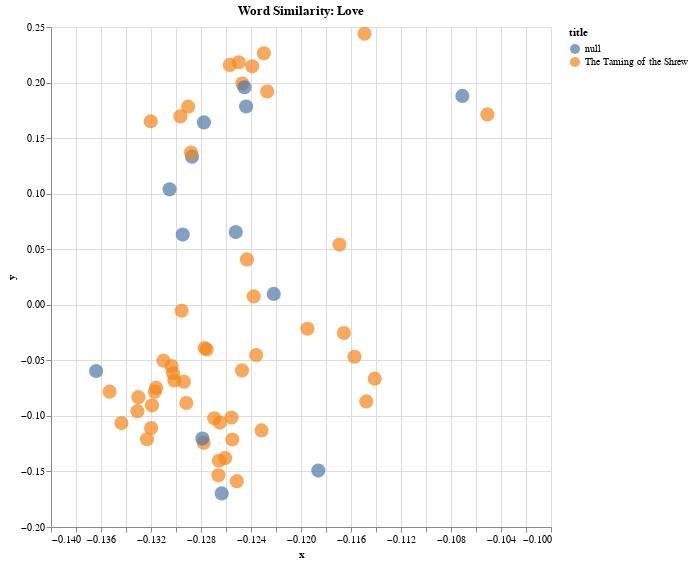

Notebook cell for this chart:
### Code cell
alt.Chart(df_2,title="Word Similarity: Love").mark_circle(size=200).encode(
    alt.X('x',
        scale=alt.Scale(zero=False)
    ), y="y", color= 'title',
    # If you click a point, take you to the URL link 
    # The categories that show up in the hover tooltip
    tooltip=['title', 'speaker_gender', 'speaker', 'act', 'context']
    ).interactive().properties(
    width=500,
    height=500
)

### Figure 1 — Vega-Lite specification as saved in the notebook (floating-point values rounded to 4 significant figures)
{"config": {"view": {"continuousWidth": 400, "continuousHeight": 300}}, "data": {"name": "data-da98e645b9b92bf70063a1c16557dc41"}, "mark": {"type": "circle", "size": 200}, "encoding": {"color": {"field": "title", "type": "nominal"}, "tooltip": [{"field": "title", "type": "nominal"}, {"field": "speaker_gender", "type": "nominal"}, {"field": "speaker", "type": "nominal"}, {"field": "act", "type": "nominal"}, {"field": "context", "type": "nominal"}], "x": {"field": "x", "scale": {"zero": false}, "type": "quantitative"}, "y": {"field": "y", "type": "quantitative"}}, "height": 500, "selection": {"selector011": {"type": "interval", "bind": "scales", "encodings": ["x", "y"]}}, "title": "Word Similarity: Love", "width": 500, "$schema": "https://vega.github.io/schema/vega-lite/v4.17.0.json", "datasets": {"data-da98e645b9b92bf70063a1c16557dc41": [{"x": -0.1331, "y": -0.09572, "context": "tell him from me, as he will win my **love**, he bear himself with honorable action, such as", "tokens": "tell him from me , as he will win my love , he bear himself with honorable action , such as", "title": "The Taming of the Shrew", "speaker_gender": "M", "speaker": "Lord", "act": "induction"}, {"x": -0.1251, "y": -0.1587, "context": "humble wife may show her duty and make known her **love** and then with kind embracements, tempting kisses,", "tokens": "humble wife may show her duty and make known her love and then with kind embrace ##ments , tempting kisses ,", "title": "The Taming of the Shrew", "speaker_gender": "M", "speaker": "Lord", "act": "induction"}, {"x": -0.1287, "y": 0.1333, "context": "studded all with gold and pearl dost thou **love** hawking thou hast hawks will soar above", "tokens": "stud ##ded all with gold and pearl dos ##t thou love hawk ##ing thou has ##t hawks will so ##ar above", "title": null, "speaker_gender": null, "speaker": null, "act": null}, {"x": -0.1295, "y": 0.06314, "context": "fleeter than the roe servingman dost thou **love** pictures we will fetch thee straight adonis painted by", "tokens": "fleet ##er than the roe serving ##man dos ##t thou love pictures we will fetch thee straight ad ##onis painted by", "title": null, "speaker_gender": null, "speaker": null, "act": null}, {"x": -0.1247, "y": -0.05905, "context": "of great italy, and by my father ’ s **love** and leave am armed with his goodwill and thy good", "tokens": "of great italy , and by my father ’ s love and leave am armed with his goodwill and thy good", "title": "The Taming of the Shrew", "speaker_gender": "M", "speaker": "Lucentio", "act": "1"}, {"x": -0.1227, "y": 0.1921, "context": "a husband for the elder if either of you both **love** katherine, because i know you well and **love** you", "tokens": "a husband for the elder if either of you both love katherine , because i know you well and love you", "title": "The Taming of the Shrew", "speaker_gender": "M", "speaker": "Baptista", "act": "1"}, {"x": -0.1247, "y": 0.1991, "context": "both **love** katherine, because i know you well and **love** you well, leave shall you have to court her", "tokens": "both love katherine , because i know you well and love you well , leave shall you have to court her", "title": "The Taming of the Shrew", "speaker_gender": "M", "speaker": "Baptista", "act": "1"}, {"x": -0.1297, "y": 0.1695, "context": "lease thee, good bianca, for i will **love** thee ne ’ er the less, my girl,", "tokens": "##lea ##se thee , good bianca , for i will love thee ne ’ er the less , my girl ,", "title": "The Taming of the Shrew", "speaker_gender": "M", "speaker": "Baptista", "act": "1"}, {"x": -0.133, "y": -0.08313, "context": "good here ’ s none will hold you — their **love** is not so great, hortensio,", "tokens": "good here ’ s none will hold you — their love is not so great , ho ##rte ##ns ##io ,", "title": "The Taming of the Shrew", "speaker_gender": "M", "speaker": "Gremio", "act": "1"}, {"x": -0.1294, "y": -0.06931, "context": "’ s dough on both sides farewell yet for the **love** i bear my sweet bianca, if i can by", "tokens": "’ s dough on both sides farewell yet for the love i bear my sweet bianca , if i can by", "title": "The Taming of the Shrew", "speaker_gender": "M", "speaker": "Gremio", "act": "1"}, {"x": -0.1266, "y": -0.1404, "context": "fair mistress and be happy rivals in bianca ’ s **love** ) to labor and effect one thing specially what ’", "tokens": "fair mistress and be happy rivals in bianca ’ s love ) to labor and effect one thing specially what ’", "title": "The Taming of the Shrew", "speaker_gender": "M", "speaker": "Hortensio", "act": "1"}, {"x": -0.1302, "y": -0.06163, "context": ", sir, tell me, is it possible that **love** should of a sudden take such hold o tranio", "tokens": ", sir , tell me , is it possible that love should of a sudden take such hold o tran ##io", "title": "The Taming of the Shrew", "speaker_gender": "M", "speaker": "Tranio", "act": "1"}, {"x": -0.1301, "y": -0.06812, "context": "i stood looking on, i found the effect of **love**-in-idleness, and now in plain", "tokens": "i stood looking on , i found the effect of love - in - idle ##ness , and now in plain", "title": "The Taming of the Shrew", "speaker_gender": "M", "speaker": "Lucentio", "act": "1"}, {"x": -0.1277, "y": -0.03898, "context": "you now affection is not rated from the heart if **love** have touched you, naught remains but so:", "tokens": "you now affection is not rated from the heart if love have touched you , na ##ught remains but so :", "title": "The Taming of the Shrew", "speaker_gender": "M", "speaker": "Tranio", "act": "1"}, {"x": -0.123, "y": 0.2264, "context": "trance — i pray, awake, sir if you **love** the maid, bend thoughts and wits to achieve her", "tokens": "trance — i pray , awake , sir if you love the maid , bend thoughts and wits to achieve her", "title": "The Taming of the Shrew", "speaker_gender": "M", "speaker": "Tranio", "act": "1"}, {"x": -0.1269, "y": -0.1022, "context": "father rid his hands of her, master, your **love** must live a maid at home, and therefore has", "tokens": "father rid his hands of her , master , your love must live a maid at home , and therefore has", "title": "The Taming of the Shrew", "speaker_gender": "M", "speaker": "Tranio", "act": "1"}, {"x": -0.1245, "y": 0.1958, "context": "to be lucentio, because so well i **love** lucentio tranio, be so, because", "tokens": "to be luce ##nti ##o , because so well i love luce ##nti ##o tran ##io , be so , because", "title": null, "speaker_gender": null, "speaker": null, "act": null}, {"x": -0.1255, "y": -0.1212, "context": "she as foul as was florentius ’ **love**, as old as sibyl, and as", "tokens": "she as foul as was fl ##ore ##nti ##us ’ love , as old as si ##by ##l , and as", "title": "The Taming of the Shrew", "speaker_gender": "M", "speaker": "Petruchio", "act": "2"}, {"x": -0.1278, "y": -0.1243, "context": "more, suitors to her and rivals in my **love**, supposing it a thing impossible, for", "tokens": "more , suit ##ors to her and rivals in my love , su ##pp ##osing it a thing impossible , for", "title": "The Taming of the Shrew", "speaker_gender": "M", "speaker": "Hortensio", "act": "2"}, {"x": -0.1157, "y": -0.04673, "context": "device at least, have leave and leisure to make **love** to her and unsuspected court her by", "tokens": "device at least , have leave and leisure to make love to her and un ##sus ##pe ##cted court her by", "title": "The Taming of the Shrew", "speaker_gender": "M", "speaker": "Hortensio", "act": "2"}, {"x": -0.1266, "y": -0.1534, "context": "grumio, it is the rival of my **love** petruchio, stand by awhile petruchio", "tokens": "gr ##umi ##o , it is the rival of my love pet ##ru ##chio , stand by awhile pet ##ru ##chio", "title": "The Taming of the Shrew", "speaker_gender": "M", "speaker": "Hortensio", "act": "2"}, {"x": -0.1232, "y": -0.113, "context": "ll have them very fairly bound, all books of **love** see that at any hand, and see you read", "tokens": "ll have them very fairly bound , all books of love see that at any hand , and see you read", "title": "The Taming of the Shrew", "speaker_gender": "M", "speaker": "Gremio", "act": "2"}, {"x": -0.1261, "y": -0.138, "context": "o, ’ tis now no time to vent our **love** listen to me, and if you speak me fair", "tokens": "##o , ’ tis now no time to vent our love listen to me , and if you speak me fair", "title": "The Taming of the Shrew", "speaker_gender": "M", "speaker": "Hortensio", "act": "2"}, {"x": -0.1244, "y": 0.1784, "context": "hand, i pray, as lucentio i **love** no chiders, sir biondello, let", "tokens": "hand , i pray , as luce ##nti ##o i love no chi ##ders , sir bio ##nde ##llo , let", "title": null, "speaker_gender": null, "speaker": null, "act": null}, {"x": -0.1141, "y": -0.06651, "context": "’ ll know: that she ’ s the choice **love** of signior gremio that she ’ s", "tokens": "’ ll know : that she ’ s the choice love of sign ##ior gr ##emi ##o that she ’ s", "title": "The Taming of the Shrew", "speaker_gender": "M", "speaker": "Baptista", "act": "2"}, {"x": -0.1236, "y": -0.04524, "context": "dance barefoot on her wedding day and, for your **love** to her, lead apes in hell talk not to", "tokens": "dance barefoot on her wedding day and , for your love to her , lead apes in hell talk not to", "title": "The Taming of the Shrew", "speaker_gender": "F", "speaker": "Katherine", "act": "1"}, {"x": -0.1256, "y": -0.1015, "context": "tell me, if i get your daughter ’ s **love**, what dowry shall i have with her to wife", "tokens": "tell me , if i get your daughter ’ s love , what dowry shall i have with her to wife", "title": "The Taming of the Shrew", "speaker_gender": "M", "speaker": "Petruchio", "act": "1"}, {"x": -0.1344, "y": -0.1064, "context": "special thing is well obtained, that is, her **love**, for that is all in all why, that", "tokens": "special thing is well obtained , that is , her love , for that is all in all why , that", "title": "The Taming of the Shrew", "speaker_gender": "M", "speaker": "Baptista", "act": "1"}, {"x": -0.125, "y": 0.2182, "context": "world, it is a lusty wench i **love** her ten times more than ere i did o", "tokens": "world , it is a lust ##y wen ##ch i love her ten times more than er ##e i did o", "title": "The Taming of the Shrew", "speaker_gender": "M", "speaker": "Petruchio", "act": "1"}, {"x": -0.1186, "y": -0.1492, "context": "that in a twink she won me to her **love** o, you are novices ’ tis a world", "tokens": "that in a twin ##k she won me to her love o , you are novice ##s ’ tis a world", "title": null, "speaker_gender": null, "speaker": null, "act": null}, {"x": -0.1288, "y": 0.1371, "context": ", as lucentio and i am one that **love** bianca more than words can witness or your thoughts can", "tokens": ", as luce ##nti ##o and i am one that love bianca more than words can witness or your thoughts can", "title": "The Taming of the Shrew", "speaker_gender": "M", "speaker": "Tranio", "act": "1"}, {"x": -0.1305, "y": 0.1039, "context": "lucentio youngling, thou canst not **love** so dear as i, as lucentio gray", "tokens": "luce ##nti ##o young ##ling , thou cans ##t not love so dear as i , as luce ##nti ##o gray", "title": null, "speaker_gender": null, "speaker": null, "act": null}, {"x": -0.1364, "y": -0.0596, "context": ", as lucentio graybeard, thy **love** doth freeze, as lucentio but thin", "tokens": ", as luce ##nti ##o gray ##be ##ard , thy love dot ##h freeze , as luce ##nti ##o but thin", "title": null, "speaker_gender": null, "speaker": null, "act": null}, {"x": -0.1263, "y": -0.1698, "context": "daughter greatest dower shall have my bianca ’ s **love** say, signior gremio, what can", "tokens": "daughter greatest dow ##er shall have my bianca ’ s love say , sign ##ior gr ##emi ##o , what can", "title": null, "speaker_gender": null, "speaker": null, "act": null}, {"x": -0.132, "y": -0.1109, "context": "geia tellus, disguised thus to get your **love**, hic steterat, and that luce", "tokens": "##ge ##ia tell ##us , disguised thus to get your love , hi ##c ste ##tera ##t , and that luce", "title": "The Taming of the Shrew", "speaker_gender": "M", "speaker": "Lucentio", "act": "1"}, {"x": -0.1323, "y": -0.1211, "context": "for my life the knave doth court my **love** pedascule, i ’ ll watch you better", "tokens": "for my life the kn ##ave dot ##h court my love pe ##das ##cule , i ’ ll watch you better", "title": "The Taming of the Shrew", "speaker_gender": "M", "speaker": "Hortensio", "act": "1"}, {"x": -0.1148, "y": -0.087, "context": "methinks he looks as though he were in **love** yet if thy thoughts, bianca, be so humble", "tokens": "met ##hin ##ks he looks as though he were in love yet if thy thoughts , bianca , be so humble", "title": "The Taming of the Shrew", "speaker_gender": "M", "speaker": "Hortensio", "act": "1"}, {"x": -0.1169, "y": 0.05414, "context": "and lucentio exit but, sir, to **love** concerneth us to add her father ’ s liking", "tokens": "and luce ##nti ##o exit but , sir , to love concern ##eth us to add her father ’ s liking", "title": "The Taming of the Shrew", "speaker_gender": "M", "speaker": "Tranio", "act": "2"}, {"x": -0.1149, "y": 0.2439, "context": "treat me how you can now, if you **love** me, stay grumio, my horse a", "tokens": "##tre ##at me how you can now , if you love me , stay gr ##umi ##o , my horse a", "title": "The Taming of the Shrew", "speaker_gender": "M", "speaker": "Hortensio", "act": "2"}, {"x": -0.1278, "y": 0.1641, "context": "from the dresser and serve it thus to me that **love** it not there, take it to you, trench", "tokens": "from the dresser and serve it thus to me that love it not there , take it to you , trench", "title": null, "speaker_gender": null, "speaker": null, "act": null}, {"x": -0.1222, "y": 0.009787, "context": "i read that i profess, the art to **love**, as cambio and may you prove, sir", "tokens": "i read that i prof ##ess , the art to love , as cam ##bio and may you prove , sir", "title": null, "speaker_gender": null, "speaker": null, "act": null}, {"x": -0.1353, "y": -0.07818, "context": "litio, as lucentio o despiteful **love**, unconstant womankind i tell thee", "tokens": "lit ##io , as luce ##nti ##o o despite ##ful love , un ##con ##stan ##t woman ##kind i tell thee", "title": "The Taming of the Shrew", "speaker_gender": "M", "speaker": "Tranio", "act": "2"}, {"x": -0.1279, "y": -0.1203, "context": "so contented, forswear bianca and her **love** forever, as lucentio see how they kiss", "tokens": "so content ##ed , for ##sw ##ear bianca and her love forever , as luce ##nti ##o see how they kiss", "title": null, "speaker_gender": null, "speaker": null, "act": null}, {"x": -0.1317, "y": -0.07821, "context": "not their beauteous looks, shall win my **love**, and so i take my leave, in resolution", "tokens": "not their beau ##te ##ous looks , shall win my love , and so i take my leave , in resolution", "title": "The Taming of the Shrew", "speaker_gender": "M", "speaker": "Baptista", "act": "1"}, {"x": -0.131, "y": -0.05028, "context": "i have ta ’ en you napping, gentle **love**, and have forsworn you with horte", "tokens": "i have ta ’ en you nap ##ping , gentle love , and have for ##sw ##orn you with ho ##rte", "title": "The Taming of the Shrew", "speaker_gender": "M", "speaker": "Hortensio", "act": "2"}, {"x": -0.1316, "y": -0.07476, "context": "if he were the right vincentio take in your **love**, and then let me alone lucentio and", "tokens": "if he were the right vincent ##io take in your love , and then let me alone luce ##nti ##o and", "title": "The Taming of the Shrew", "speaker_gender": "M", "speaker": "Tranio", "act": "2"}, {"x": -0.1319, "y": -0.09053, "context": "these wants, he does it under name of perfect **love**, as who should say, if i should sleep", "tokens": "these wants , he does it under name of perfect love , as who should say , if i should sleep", "title": "The Taming of the Shrew", "speaker_gender": "F", "speaker": "Katherine", "act": "3"}, {"x": -0.1071, "y": 0.188, "context": "piece of beef and mustard a dish that i do **love** to feed upon ay, but the mustard is", "tokens": "piece of beef and mustard a dish that i do love to feed upon a ##y , but the mustard is", "title": null, "speaker_gender": null, "speaker": null, "act": null}, {"x": -0.1238, "y": 0.007532, "context": "uck up thy spirits look cheerfully upon me here, **love**, thou seest how diligent i am", "tokens": "##uck up thy spirits look cheerfully upon me here , love , thou sees ##t how dil ##igen ##t i am", "title": "The Taming of the Shrew", "speaker_gender": "M", "speaker": "Petruchio", "act": "3"}, {"x": -0.1166, "y": -0.0254, "context": "nsio prepare to eat and now, my honey **love**, will we return unto thy father ’ s house", "tokens": "##ns ##io prepare to eat and now , my honey love , will we return unto thy father ’ s house", "title": "The Taming of the Shrew", "speaker_gender": "M", "speaker": "Petruchio", "act": "3"}, {"x": -0.1257, "y": 0.2159, "context": "a bauble, a silken pie i **love** thee well in that thou lik ’ st it", "tokens": "a ba ##ub ##le , a silk ##en pie i love thee well in that thou li ##k ’ st it", "title": "The Taming of the Shrew", "speaker_gender": "M", "speaker": "Petruchio", "act": "3"}, {"x": -0.1051, "y": 0.1713, "context": "well in that thou lik ’ st it not **love** me, or **love** me not, i like the", "tokens": "well in that thou li ##k ’ st it not love me , or love me not , i like the", "title": "The Taming of the Shrew", "speaker_gender": "F", "speaker": "Katherine", "act": "3"}, {"x": -0.1239, "y": 0.2146, "context": "lik ’ st it not **love** me, or **love** me not, i like the cap, and it", "tokens": "li ##k ’ st it not love me , or love me not , i like the cap , and it", "title": "The Taming of the Shrew", "speaker_gender": "F", "speaker": "Katherine", "act": "3"}, {"x": -0.1292, "y": -0.0884, "context": "o made me acquainted with a weighty cause of **love** between your daughter and himself and, for the good", "tokens": "##o made me acquainted with a weight ##y cause of love between your daughter and himself and , for the good", "title": "The Taming of the Shrew", "speaker_gender": "M", "speaker": "Merchant", "act": "4"}, {"x": -0.1304, "y": -0.05515, "context": "good report i hear of you, and for the **love** he beareth to your daughter and she to him", "tokens": "good report i hear of you , and for the love he bear ##eth to your daughter and she to him", "title": "The Taming of the Shrew", "speaker_gender": "M", "speaker": "Merchant", "act": "4"}, {"x": -0.132, "y": 0.1651, "context": "it is your son lucentio here doth **love** my daughter, and she loveth him, or", "tokens": "it is your son luce ##nti ##o here dot ##h love my daughter , and she love ##th him , or", "title": "The Taming of the Shrew", "speaker_gender": "M", "speaker": "Baptista", "act": "4"}, {"x": -0.129, "y": 0.1783, "context": "o here doth **love** my daughter, and she loveth him, or both dissemble deeply their", "tokens": "##o here dot ##h love my daughter , and she love ##th him , or both di ##sse ##mble deeply their", "title": "The Taming of the Shrew", "speaker_gender": "M", "speaker": "Baptista", "act": "4"}, {"x": -0.1195, "y": -0.02162, "context": "cambio cambio is changed into lucentio **love** wrought these miracles bianca ’ s **love** made me exchange", "tokens": "cam ##bio cam ##bio is changed into luce ##nti ##o love wrought these miracles bianca ’ s love made me exchange", "title": "The Taming of the Shrew", "speaker_gender": "M", "speaker": "Lucentio", "act": "1"}, {"x": -0.1265, "y": -0.1061, "context": "lucentio **love** wrought these miracles bianca ’ s **love** made me exchange my state with tranio, while", "tokens": "luce ##nti ##o love wrought these miracles bianca ’ s love made me exchange my state with tran ##io , while", "title": "The Taming of the Shrew", "speaker_gender": "M", "speaker": "Lucentio", "act": "1"}, {"x": -0.1243, "y": 0.04081, "context": "thee a kiss she kisses him now pray thee, **love**, stay she kisses him is not this well come", "tokens": "thee a kiss she kisses him now pray thee , love , stay she kisses him is not this well come", "title": "The Taming of the Shrew", "speaker_gender": "F", "speaker": "Katherine", "act": "1"}, {"x": -0.1295, "y": -0.005351, "context": "bodes marry, peace it bodes, and **love**, and quiet life, an awful rule, and", "tokens": "bo ##des marry , peace it bo ##des , and love , and quiet life , an awful rule , and", "title": "The Taming of the Shrew", "speaker_gender": "M", "speaker": "Petruchio", "act": "2"}, {"x": -0.1275, "y": -0.04026, "context": "and craves no other tribute at thy hands but **love**, fair looks, and true obedience — too little", "tokens": "and cr ##aves no other tribute at thy hands but love , fair looks , and true obedience — too little", "title": "The Taming of the Shrew", "speaker_gender": "F", "speaker": "Katherine", "act": "2"}, {"x": -0.1252, "y": 0.06541, "context": ", and sway when they are bound to serve, **love**, and obey why are our bodies soft and weak", "tokens": ", and sway when they are bound to serve , love , and obey why are our bodies soft and weak", "title": null, "speaker_gender": null, "speaker": null, "act": null}]}}
